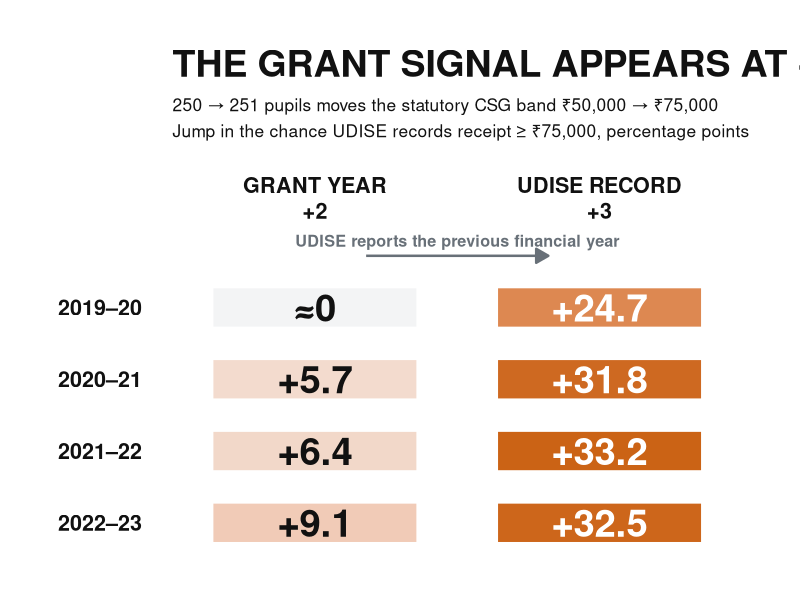
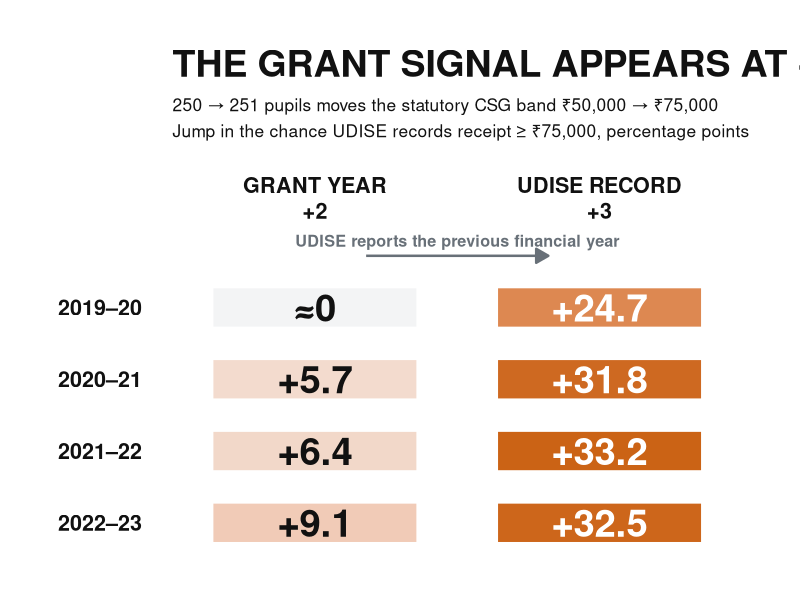
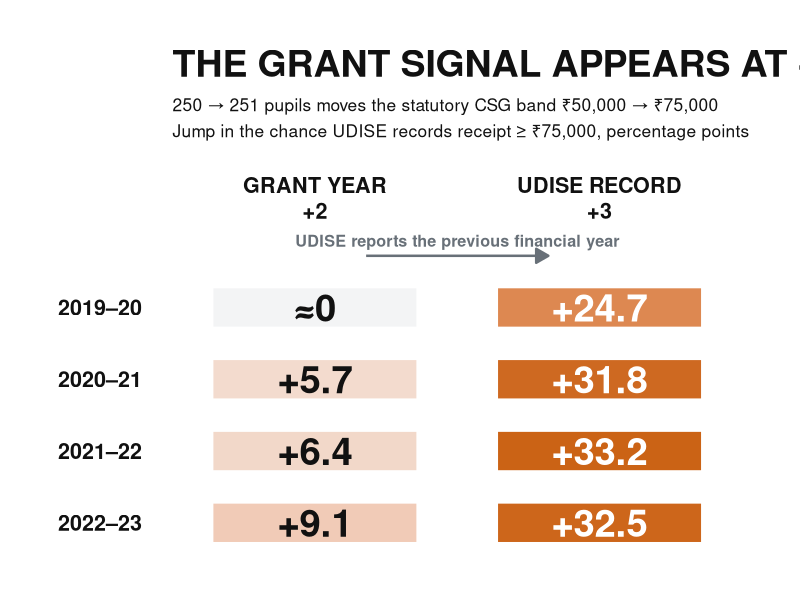

The R script that drew these images, in order:
suppressPackageStartupMessages({
  library(ggplot2)
  library(dplyr)
})

# Final state-clustered RD estimates from FINAL_TIMING_AND_INCENTIVES_FINDINGS.md
# Outcome: jump in P(reported CSG receipt >= Rs 75,000) at the 250.5 pupil cutoff.
d <- tibble::tribble(
  ~cohort,   ~stage,          ~estimate, ~label,
  "2019–20", "GRANT YEAR\n+2",   0.00,     "≈0",
  "2019–20", "UDISE RECORD\n+3", 24.70,     "+24.7",
  "2020–21", "GRANT YEAR\n+2",   5.65,     "+5.7",
  "2020–21", "UDISE RECORD\n+3", 31.81,     "+31.8",
  "2021–22", "GRANT YEAR\n+2",   6.35,     "+6.4",
  "2021–22", "UDISE RECORD\n+3", 33.21,     "+33.2",
  "2022–23", "GRANT YEAR\n+2",   9.12,     "+9.1",
  "2022–23", "UDISE RECORD\n+3", 32.52,     "+32.5"
) %>%
  mutate(
    cohort = factor(cohort, levels = rev(c("2019–20", "2020–21", "2021–22", "2022–23"))),
    stage = factor(stage, levels = c("GRANT YEAR\n+2", "UDISE RECORD\n+3")),
    text_colour = if_else(estimate >= 18, "white", "#111111")
  )

ink <- "#111111"
muted <- "#687078"
light <- "#F3F4F5"
accent <- "#C75B00"

p <- ggplot(d, aes(stage, cohort, fill = estimate)) +
  geom_tile(width = 0.76, height = 0.72, colour = "white", linewidth = 4.5) +
  geom_text(aes(label = label, colour = text_colour),
            size = 9.7, fontface = "bold", show.legend = FALSE) +
  scale_colour_identity() +
  scale_fill_gradient(low = light, high = accent, limits = c(0, 35), guide = "none") +
  scale_x_discrete(position = "top", expand = expansion(add = c(0.50, 0.50))) +
  scale_y_discrete(expand = expansion(add = c(0.42, 0.42))) +
  coord_cartesian(clip = "off") +
  labs(
    title = "THE GRANT SIGNAL APPEARS AT +3",
    subtitle = "250 → 251 pupils moves the statutory CSG band ₹50,000 → ₹75,000\nJump in the chance UDISE records receipt ≥ ₹75,000, percentage points",
    x = NULL,
    y = NULL
  ) +
  theme_void(base_family = "sans") +
  theme(
    plot.title = element_text(size = 27, face = "bold", colour = ink,
                              hjust = 0, margin = margin(b = 9)),
    plot.subtitle = element_text(size = 12.5, colour = ink,
                                 hjust = 0, lineheight = 1.25, margin = margin(b = 24)),
    axis.text.x = element_text(size = 15.5, face = "bold", colour = ink,
                               lineheight = 1.0, margin = margin(b = 14)),
    axis.text.y = element_text(size = 15.5, face = "bold", colour = ink,
                               margin = margin(r = 22)),
    plot.margin = margin(36, 42, 34, 42)
  )

# One sentence that explains the extra reporting round.
p <- p +
  annotate("segment", x = 1.18, xend = 1.82, y = 4.72, yend = 4.72,
           linewidth = 0.85, colour = muted,
           arrow = arrow(length = unit(0.14, "inches"), type = "closed")) +
  annotate("text", x = 1.50, y = 4.93,
           label = "UDISE reports the previous financial year",
           size = 4.1, colour = muted, fontface = "bold")

out_dir <- "studies/composite_school_grant/figures/rendered"
dir.create(out_dir, recursive = TRUE, showWarnings = FALSE)

ggsave(file.path(out_dir, "csg_policy_prism_R.png"), p,
       width = 10.6, height = 7.8, units = "in", dpi = 320, bg = "white")
ggsave(file.path(out_dir, "csg_policy_prism_R.svg"), p,
       width = 10.6, height = 7.8, units = "in", bg = "white")
ggsave(file.path(out_dir, "csg_policy_prism_R.pdf"), p,
       width = 10.6, height = 7.8, units = "in", bg = "white")
